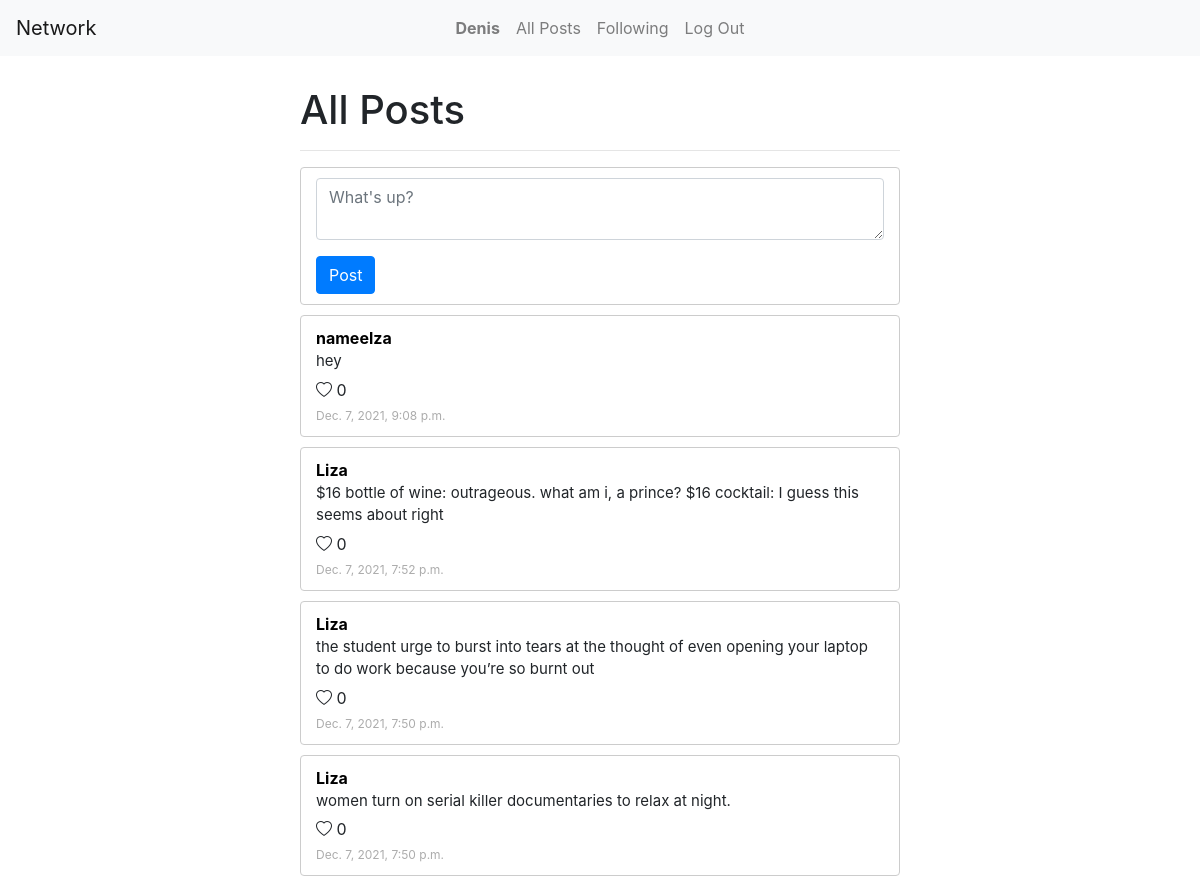
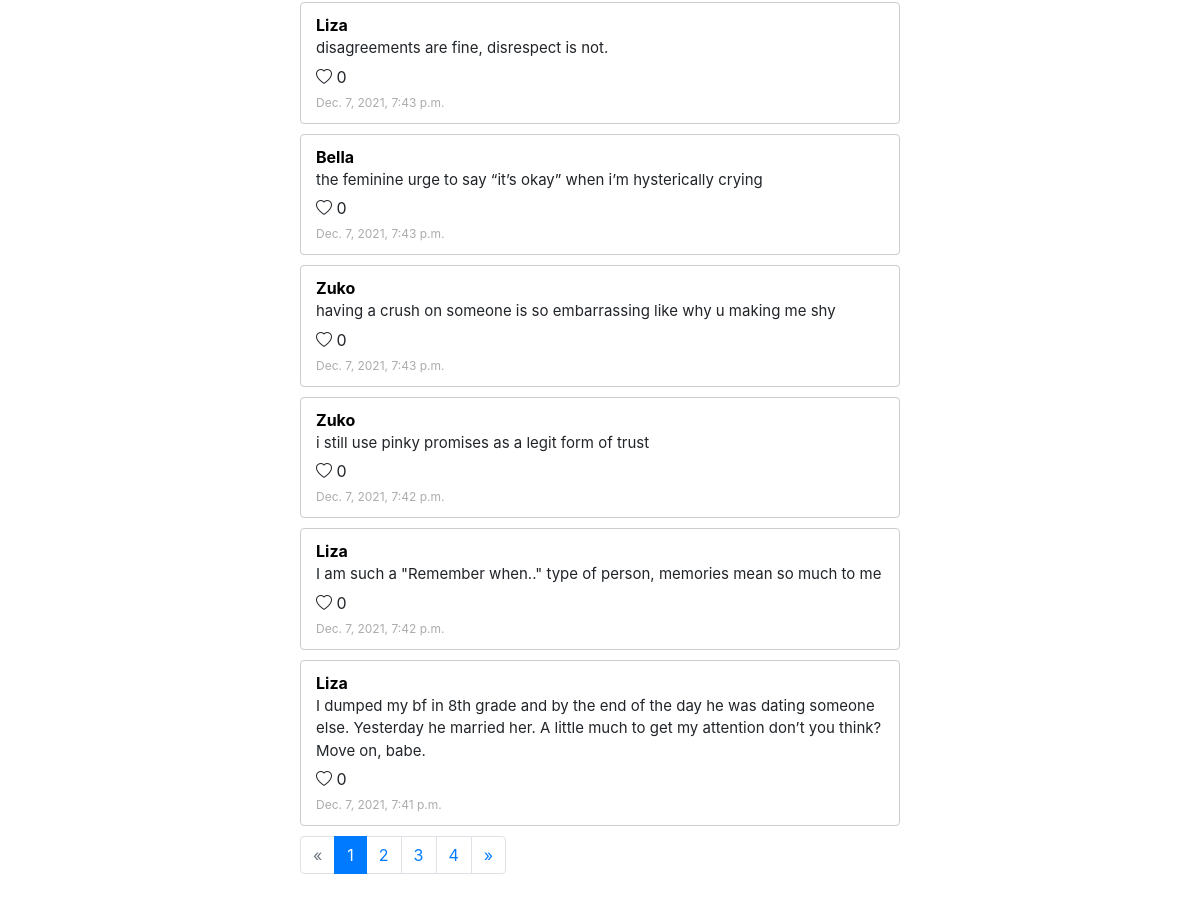
The page / (signed in) on the database as committed earlier (2 pictures, top to bottom).
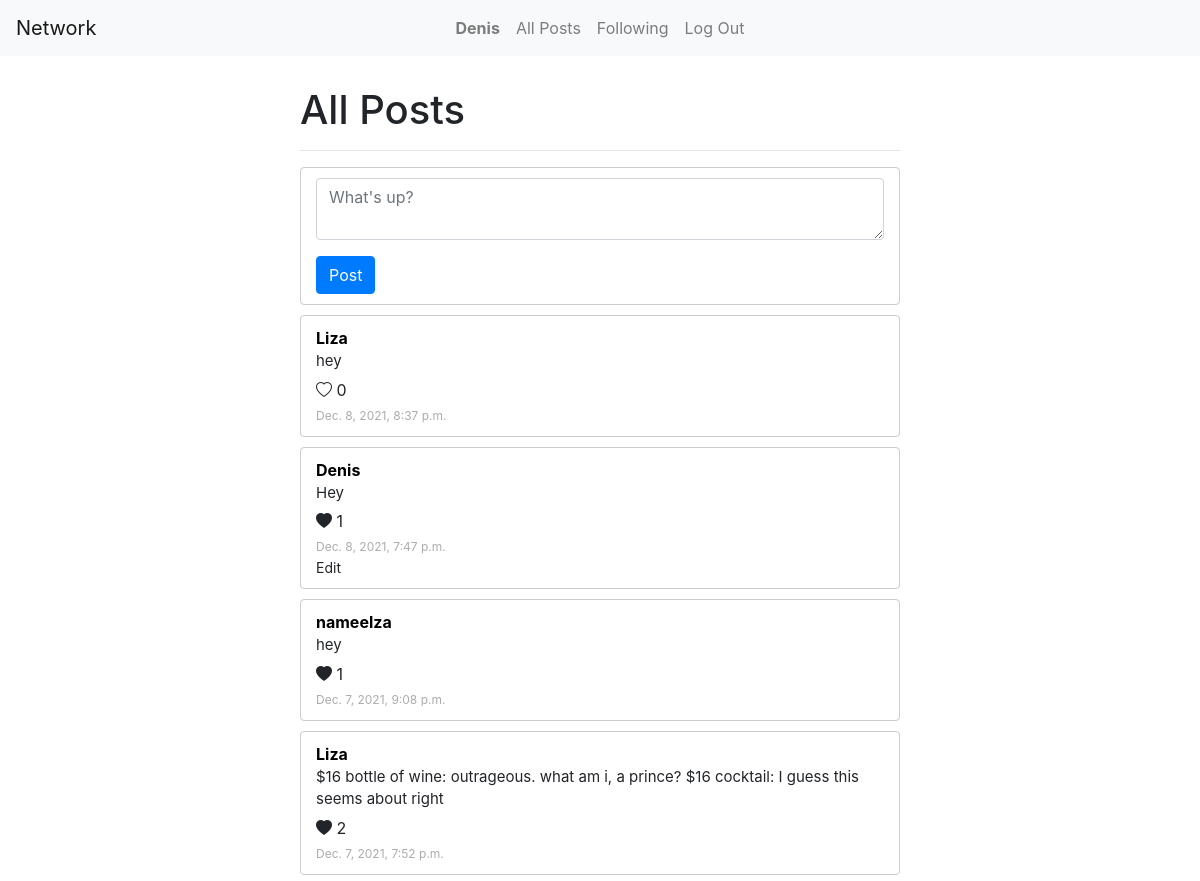
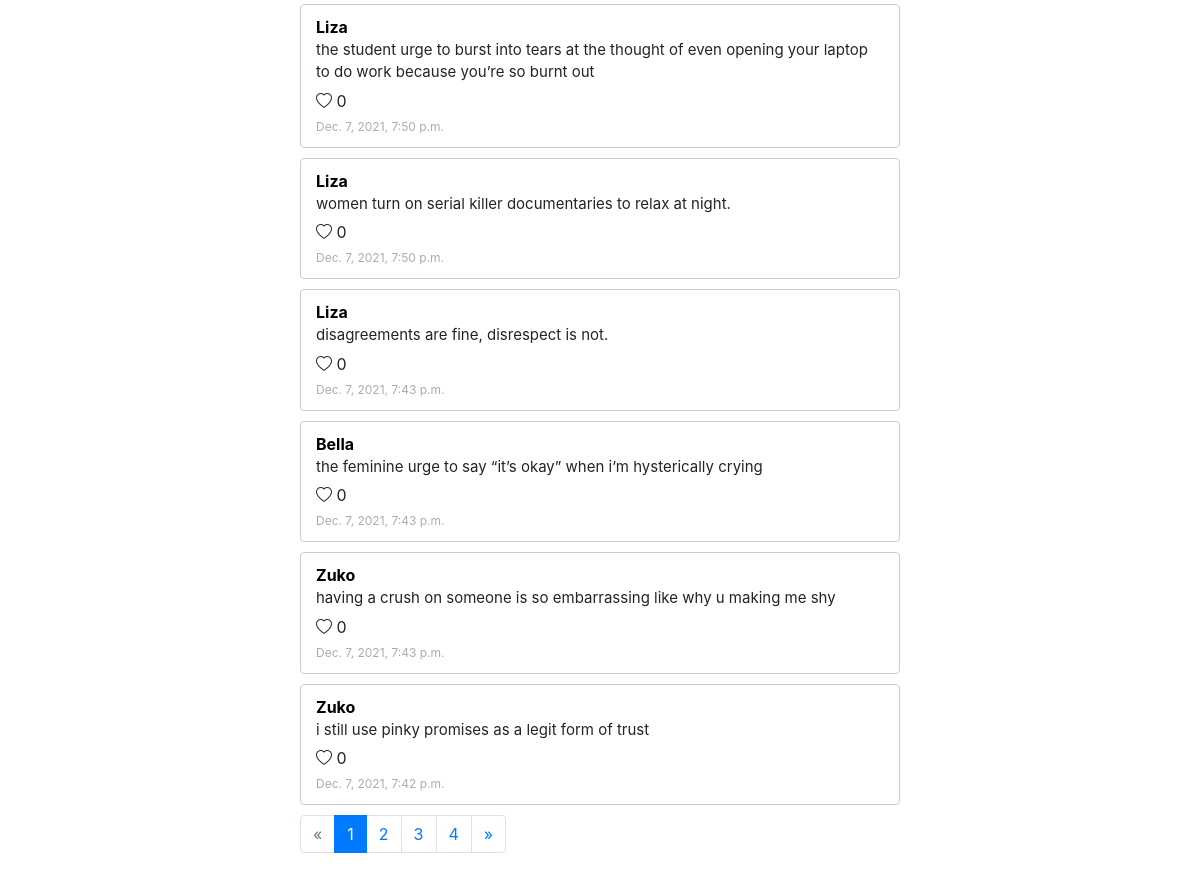
The same page on the database as committed later (2 pictures, top to bottom).
### network/models.py (models this page shows)
class Posts(models.Model):
    content = models.TextField()
    date =  models.DateTimeField(auto_now_add=True)
    user = models.ForeignKey(User, on_delete=models.CASCADE)
    likers = models.ManyToManyField(User, related_name='liked', blank=True)
    likesCount = models.IntegerField(default=0)

class User(AbstractUser):
    pass

### network/views.py (the view)
# urls.py: path("", views.index, name="index"),
def index(request):
    if request.user.is_authenticated:
        if request.method =="POST":
            content = request.POST["content"]
            user = request.user
            new_post = Posts.objects.create(user=user, content=content)
            new_post.save()
            return HttpResponseRedirect(reverse("index"))
        else:
            posts = Posts.objects.order_by("-date").all()
            for post in posts:
                post.likesCount = post.likers.count()
                post.save()
            paginator = Paginator(posts, 10)
            page_number = request.GET.get('page')
            page_obj = paginator.get_page(page_number)
            return render(request, "network/index.html", {
                "all": True,
                "page_obj": page_obj
            })
    else:
        return render(request, "network/login.html")

### network/templates/network/index.html (shortened to what this page needs)
{% extends "network/layout.html" %}
{% block body %}
{% if all %}
  <h1>All Posts</h1>
  <hr />
  <div class="post" id="newPost">
    <form action="{% url 'index' %}" method="POST">
      <div class="form-group">
        <textarea
          placeholder="What's up?"
          name="content"
          class="form-control w-100"
          maxlength="300"
        ></textarea>
      </div>
      <input class="btn btn-primary" type="submit" value="Post" />
    </form>
  </div>
{% else %}
  <h1>Following</h1>
  <hr />
{% endif %}
{% for post in page_obj%}
<div class="post">
  <a href="{% url 'profile' post.user.username %}"><div class="username">{{post.user.username}}</div></a>
  <p class="content" id="content-{{post.id}}">{{post.content}}</p>
  <div id="likeIcon">
    <span>
      {% if user in post.likers.all %}
      <i class="like_button bi bi-heart-fill" data-id="{{post.id}}"></i>
      {% else %}
      <i class="like_button bi bi-heart" data-id="{{post.id}}"></i>
      {% endif %}
      <span id="likes-{{post.id}}">{{post.likesCount}}</span>
    </span>
  </div>
  <small>{{post.date}}</small>
  {% if post.user.username == user.username %}
  <div class="edit" data-id="{{post.id}}">Edit</div>
  {% endif %}
</div>
{%endfor%}
{% if page_obj %}
<nav aria-label="Page navigation">
  <ul class="pagination">
    {% if page_obj.has_previous %}
    <li class="page-item">
      <a class="page-link" href="?page={{ page_obj.previous_page_number }}" aria-label="Previous">
        <span aria-hidden="true">&laquo;</span>
      </a>
    </li>
    {% else %}
    <li class="page-item disabled">
      <a class="page-link" href="#" aria-label="Previous">
        <span aria-hidden="true">&laquo;</span>
      </a>
    </li>
    {% endif %}
    {% for page in page_obj.paginator.page_range %}
    {% if page == page_obj.number %}
    <li class="page-item active">
      <a class="page-link" href="?page={{ page }}">{{ page }}</a>
    </li>
    {% else %}
    <li class="page-item">
      <a class="page-link" href="?page={{ page }}">{{ page }}</a>
    </li>
    {% endif %}
    {% endfor %}
    {% if page_obj.has_next %}
    <li class="page-item">
      <a class="page-link" href="?page={{ page_obj.next_page_number }}" aria-label="Next">
        <span aria-hidden="true">&raquo;</span>
      </a>
    </li>
    {% else %}
    <li class="page-item disabled">
      <a class="page-link" href="#" aria-label="Next">
        <span aria-hidden="true">&raquo;</span>
      </a>
    </li>
    {% endif %}
  </ul>
</nav>
{% endif %}
{% endblock %}

Rows that differ between the two databases and show on the page:
no longer on this page (row edited): Posts: user.username "Liza", content "I am such a \"Remember when..\" type of person, memories mean so much to me", likesCount "0", date "Dec. 7, 2021, 7:42 p.m."
no longer on this page (row unchanged): Posts: user.username "Liza", content "I dumped my bf in 8th grade and by the end of the day he was dating someone else. Yesterday he married her. A little much to get my attention don’t you think? Move on, babe.", likesCount "0", date "Dec. 7, 2021, 7:41 p.m."
added Posts: user.username "Liza", content "hey", likesCount "0", date "Dec. 8, 2021, 8:37 p.m."
added Posts: user.username "Denis", content "Hey", likesCount "1", date "Dec. 8, 2021, 7:47 p.m."
changed Posts "Dec. 7, 2021, 9:08 p.m.": likesCount "0" → "1"
changed Posts "Dec. 7, 2021, 7:52 p.m.": likesCount "0" → "2"
